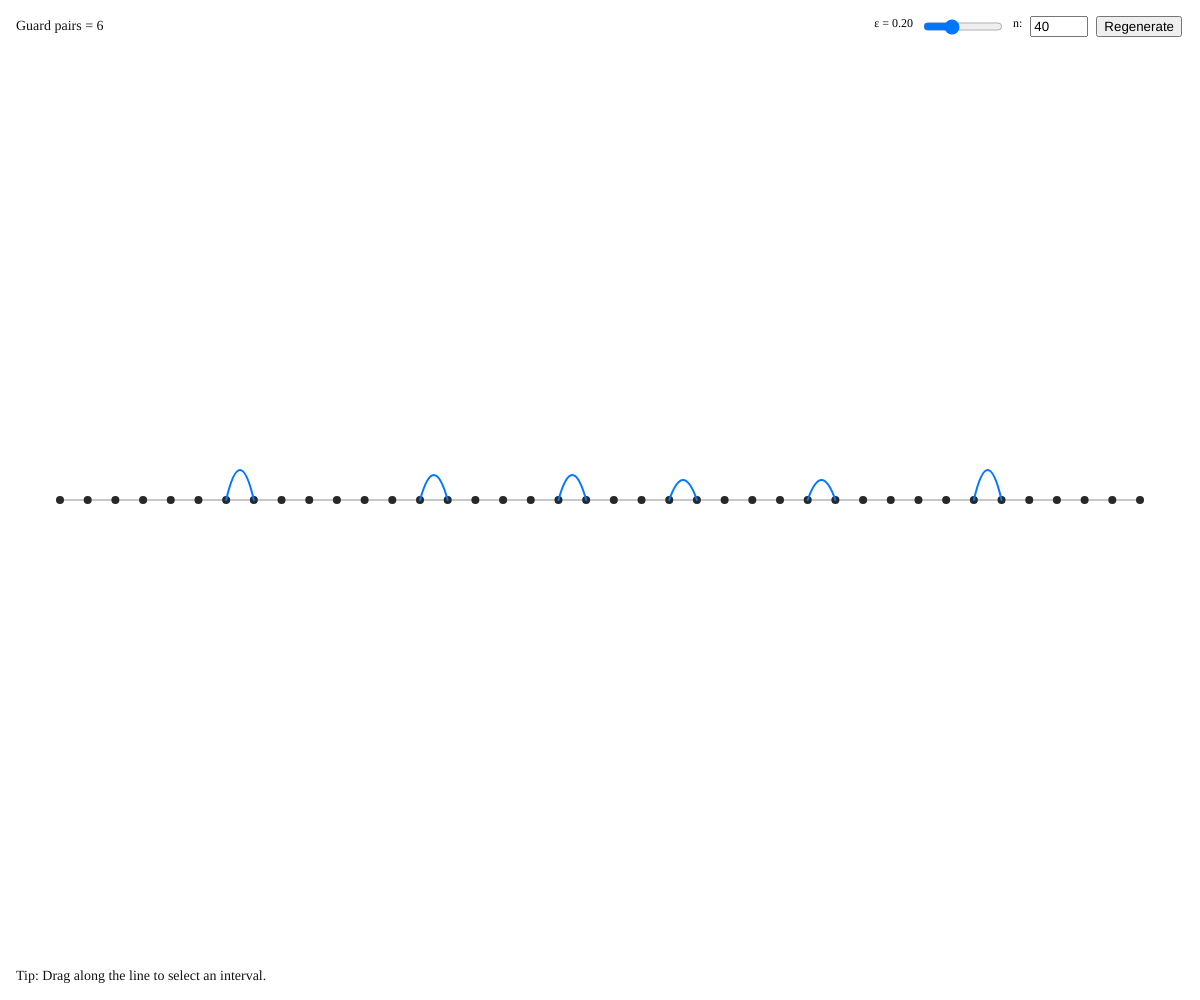
Frame 1 (no input)
Frame 60 (no input): identical to frame 1, image omitted
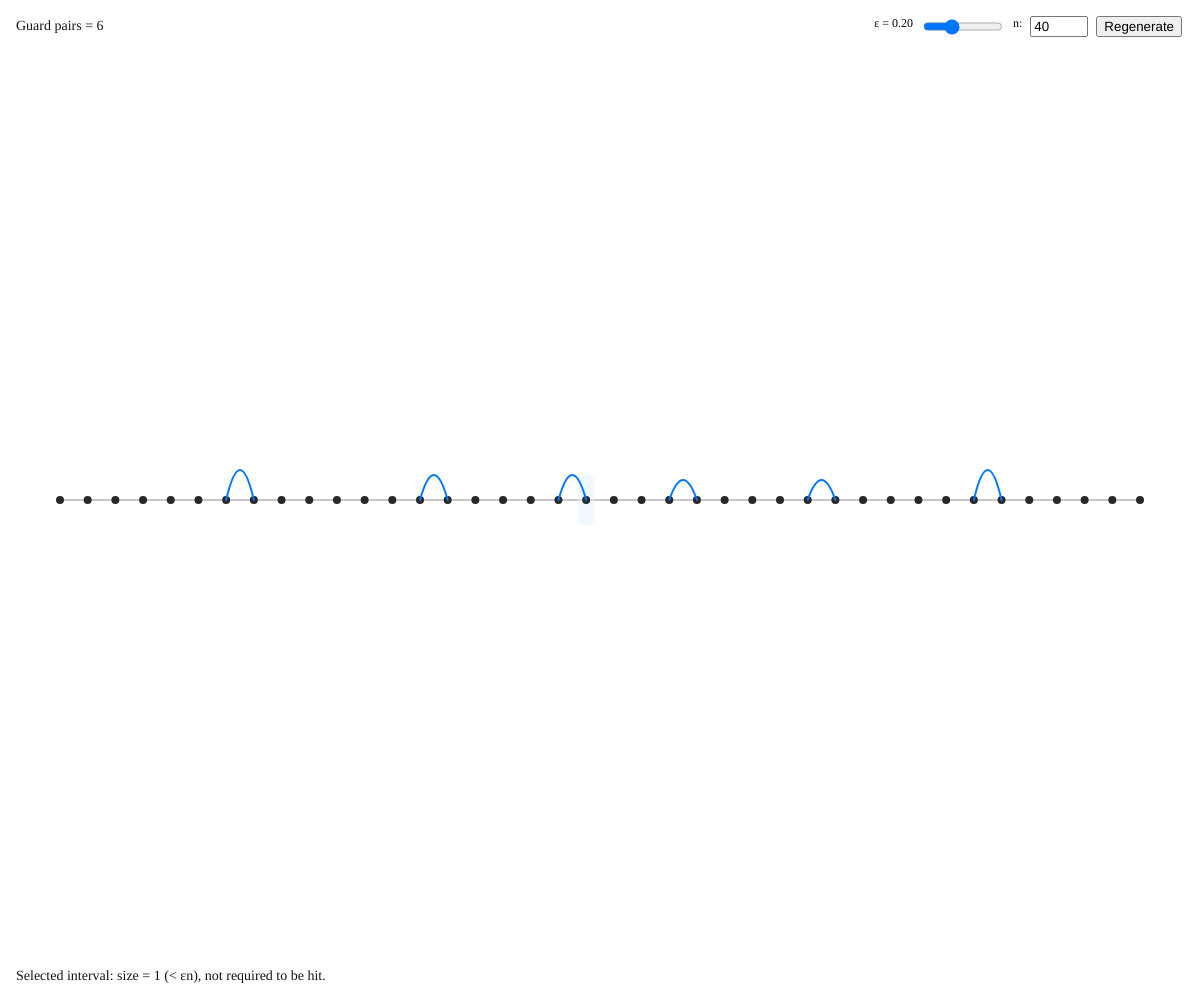
Frame 120 (the mouse pressed at the canvas centre since frame 60)

The p5.js sketch that drew these frames (run headless with seeded random() and noise() and a simulated clock; from frame 60 on, the mouse is pressed at the canvas centre):

// p5.js sketch
// ── sketch.js
let n = 40;
let eps = 0.2;
let pts = [];
let guardPairs = [];

let controlsDiv, epsSlider, nInput, regenBtn;

let currentInterval = null;
let isDragging = false;
let dragStartIndex = null;

function setup() {
  const cnv = createCanvas(windowWidth, windowHeight);
  cnv.mousePressed(canvasMousePressed);
  cnv.mouseReleased(canvasMouseReleased);
  cnv.mouseMoved(canvasMouseMoved);

  textFont("Helvetica, Arial, sans-serif");
  buildPoints();
  buildGuards();

  controlsDiv = createDiv();
  controlsDiv.style("position", "fixed");
  controlsDiv.style("top", "10px");
  controlsDiv.style("right", "10px");
  controlsDiv.style("display", "flex");
  controlsDiv.style("gap", "8px");
  controlsDiv.style("background", "rgba(255,255,255,0.9)");
  controlsDiv.style("padding", "6px 8px");
  controlsDiv.style("border-radius", "6px");
  controlsDiv.style("font-size", "12px");

  const epsLabel = createSpan();
  epsLabel.parent(controlsDiv);

  epsSlider = createSlider(0.05, 0.5, eps, 0.05);
  epsSlider.parent(controlsDiv);
  epsSlider.style("width", "80px");
  epsSlider.input(() => {
    const eps_v = epsSlider.value();
    buildGuards();
    currentInterval = null;
    epsLabel.html("ε = " + eps_v.toFixed(2));
  });
  epsLabel.html("ε = " + epsSlider.value().toFixed(2));

  const nLabel = createSpan(" n:");
  nLabel.parent(controlsDiv);

  nInput = createInput(String(n), "number");
  nInput.parent(controlsDiv);
  nInput.attribute("min", 10);
  nInput.attribute("max", 200);
  nInput.style("width", "50px");
  nInput.changed(() => {
    let val = int(nInput.value());
    if (isNaN(val) || val < 10) val = 10;
    if (val > 200) val = 200;
    n = val;
    nInput.value(String(n));
    buildPoints();
    buildGuards();
    currentInterval = null;
  });

  regenBtn = createButton("Regenerate");
  regenBtn.parent(controlsDiv);
  regenBtn.mousePressed(() => {
    buildPoints();
    buildGuards();
    currentInterval = null;
  });
}

function draw() {
  background(255);
  const midY = height / 2;

  stroke(200);
  strokeWeight(2);
  line(60, midY, width - 60, midY);

  if (currentInterval) {
    const { i, j } = currentInterval;
    const x1 = pts[i].x;
    const x2 = pts[j].x;
    noStroke();
    fill(220, 240, 255, 120);
    rect(x1 - 8, midY - 25, x2 - x1 + 16, 50, 6);
  }

  noStroke();
  fill(40);
  for (let i = 0; i < pts.length; i++) {
    circle(pts[i].x, pts[i].y, 8);
  }

  stroke(0, 120, 255);
  strokeWeight(2);
  noFill();
  for (let g = 0; g < guardPairs.length; g++) {
    const [i, j] = guardPairs[g];
    const x1 = pts[i].x;
    const x2 = pts[j].x;
    const midX = (x1 + x2) / 2;
    const midYArc = midY - 40 - 10 * (g % 3);

    beginShape();
    vertex(x1, midY);
    quadraticVertex(midX, midYArc, x2, midY);
    endShape();
  }

  if (
    currentInterval &&
    currentInterval.large &&
    currentInterval.guardIndex >= 0
  ) {
    const gIdx = currentInterval.guardIndex;
    const [i, j] = guardPairs[gIdx];
    const x1 = pts[i].x;
    const x2 = pts[j].x;
    const midX = (x1 + x2) / 2;
    const midYArc = midY - 40 - 10 * (gIdx % 3);

    stroke(0, 180, 80);
    strokeWeight(4);
    noFill();
    beginShape();
    vertex(x1, midY);
    quadraticVertex(midX, midYArc, x2, midY);
    endShape();

    noStroke();
    fill(0, 180, 80);
    circle(pts[i].x, pts[i].y, 10);
    circle(pts[j].x, pts[j].y, 10);
  }

  drawLegend();
}

function drawLegend() {
  const x0 = 16;
  const y0 = height - 20;
  textSize(14);
  fill(20);
  noStroke();

  const baseLine = `Guard pairs = ${guardPairs.length}`;
  text(baseLine, x0, 30);

  let msg = "Tip: Drag along the line to select an interval.";
  if (currentInterval) {
    const { count, large, guardIndex } = currentInterval;
    if (!large) {
      msg = `Selected interval: size = ${count} (< εn), not required to be hit.`;
    } else if (large && guardIndex >= 0) {
      msg = `Selected interval: size = ${count} (≥ εn), contains a guard pair.`;
    } else {
      msg = `Selected interval: size = ${count} (≥ εn), but no guard pair found in our sample.`;
    }
  }

  text(msg, x0, y0);
}

function buildPoints() {
  pts = [];
  const margin = 60;
  const innerW = max(100, width - 2 * margin);
  const midY = height / 2;

  if (n === 1) {
    pts.push({ x: width / 2, y: midY });
    return;
  }

  for (let i = 0; i < n; i++) {
    const t = i / (n - 1);
    const x = margin + t * innerW;
    pts.push({ x, y: midY });
  }
}

function buildGuards() {
  guardPairs = [];
  const lenMin = max(2, Math.ceil(eps * n));
  if (lenMin > n) return;

  const samples = 400;
  const intervals = [];

  for (let s = 0; s < samples; s++) {
    const maxStart = n - lenMin;
    if (maxStart < 0) break;
    const start = floor(random(0, maxStart + 1));
    const extra = floor(random(0, n - (start + lenMin) + 1));
    const end = start + lenMin - 1 + extra;
    intervals.push({ i: start, j: end, covered: false });
  }

  let safety = 3 * n;
  while (safety-- > 0) {
    const uncovered = intervals.filter((I) => !I.covered);
    if (uncovered.length === 0) break;

    const I = uncovered[0];
    const mid = floor((I.i + I.j) / 2);
    let a = mid;
    let b = mid + 1;
    if (b > I.j) {
      a = max(I.i, mid - 1);
      b = I.j;
    }
    if (a < I.i) a = I.i;
    if (b > I.j) b = I.j;
    if (a >= b) {
      a = I.i;
      b = I.j;
    }

    guardPairs.push([a, b]);

    for (const J of intervals) {
      if (!J.covered && J.i <= a && J.j >= b) {
        J.covered = true;
      }
    }
  }
}

function canvasMousePressed() {
  const midY = height / 2;
  if (abs(mouseY - midY) > 30) return;

  const idx = nearestPointIndex(mouseX);
  if (idx === null) return;

  isDragging = true;
  dragStartIndex = idx;
  updateCurrentInterval(idx);
}

function canvasMouseReleased() {
  isDragging = false;
}

function canvasMouseMoved() {
  if (!isDragging) return;
  const idx = nearestPointIndex(mouseX);
  if (idx === null) return;
  updateCurrentInterval(idx);
}

function nearestPointIndex(mx) {
  if (pts.length === 0) return null;
  let best = 0;
  let bestDist = Infinity;
  for (let i = 0; i < pts.length; i++) {
    const d = abs(pts[i].x - mx);
    if (d < bestDist) {
      bestDist = d;
      best = i;
    }
  }
  return best;
}

function updateCurrentInterval(idx) {
  if (dragStartIndex === null) return;
  const i = min(dragStartIndex, idx);
  const j = max(dragStartIndex, idx);
  const count = j - i + 1;
  const large = count >= eps * n;

  let guardIndex = -1;
  if (large) {
    for (let g = 0; g < guardPairs.length; g++) {
      const [a, b] = guardPairs[g];
      if (a >= i && b <= j) {
        guardIndex = g;
        break;
      }
    }
  }

  currentInterval = { i, j, count, large, guardIndex };
}

function windowResized() {
  resizeCanvas(windowWidth, windowHeight);
  buildPoints();
}
